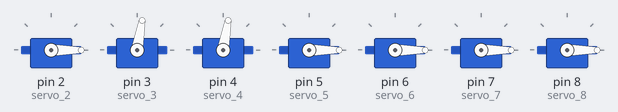
The sketch below on a simulated Arduino Uno, built with avr-gcc and run on an emulated ATmega328P. Parts: 7 × servo.

Above: at 0.05 s.
At 2.0 s:
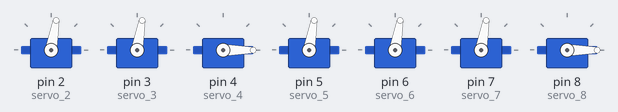
At 3.0 s:
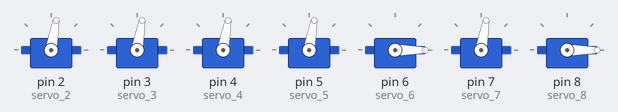
At 4.0 s:
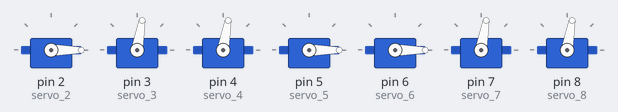
At 6.0 s:
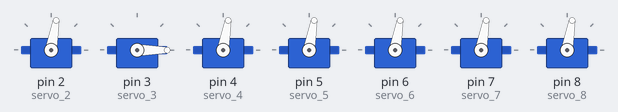
At 8.0 s:
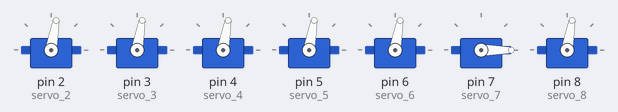
Timing chart, 0 to 10.4 s (numbered marks = the images above):
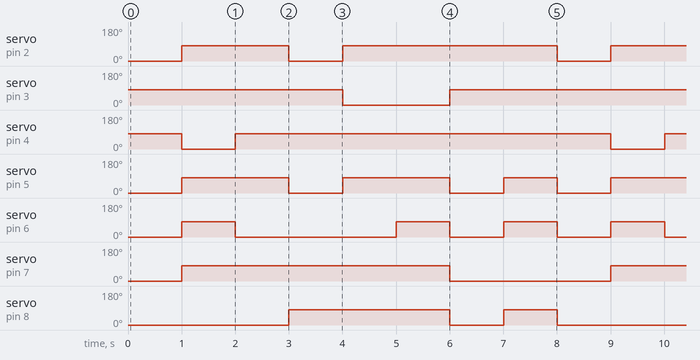

Measured:
- by itself, servo on pin 2 (servo_2): repeats every 8.0 s: 0° 1.0 s, 80° 4.0 s, 0° 1.0 s, 80° 2.0 s
- by itself, servo on pin 3 (servo_3): alternates 80° for 6.0 s and 0° for 2.0 s
- by itself, servo on pin 4 (servo_4): alternates 80° for 7.0 s and 0° for 1.0 s
- by itself, servo on pin 5 (servo_5): repeats every 8.0 s: 0° 1.0 s, 80° 2.0 s, 0° 1.0 s, 80° 1.0 s, 0° 1.0 s, 80° 2.0 s
- by itself, servo on pin 6 (servo_6): repeats every 8.0 s: 0° 3.0 s, 2 × (80° 1.0 s, 0° 1.0 s), 80° 1.0 s
- by itself, servo on pin 7 (servo_7): alternates 80° for 5.0 s and 0° for 3.0 s
- by itself, servo on pin 8 (servo_8): repeats every 8.0 s: 0° 1.0 s, 80° 1.0 s, 0° 3.0 s, 80° 3.0 s

The sketch:

7Segmenti.ino
```cpp
#include <Servo.h>

Servo servo_2;

Servo servo_3;

Servo servo_4;

Servo servo_5;

Servo servo_6;

Servo servo_7;

Servo servo_8;

void setup()
{
  servo_2.attach(2);

  servo_3.attach(3);

  servo_4.attach(4);

  servo_5.attach(5);

  servo_6.attach(6);

  servo_7.attach(7);

  servo_8.attach(8);

}

void loop()
{
  servo_2.write(0);
  servo_3.write(80);
  servo_4.write(80);
  servo_5.write(0);
  servo_6.write(0);
  servo_7.write(0);
  servo_8.write(0);
  delay(1000); // Wait for 1000 millisecond(s)
  servo_2.write(80);
  servo_3.write(80);
  servo_4.write(0);
  servo_5.write(80);
  servo_6.write(80);
  servo_7.write(80);
  servo_8.write(0);
  delay(1000); // Wait for 1000 millisecond(s)
  servo_2.write(80);
  servo_3.write(80);
  servo_4.write(80);
  servo_5.write(80);
  servo_6.write(0);
  servo_7.write(80);
  servo_8.write(0);
  delay(1000); // Wait for 1000 millisecond(s)
  servo_2.write(0);
  servo_3.write(80);
  servo_4.write(80);
  servo_5.write(0);
  servo_6.write(0);
  servo_7.write(80);
  servo_8.write(80);
  delay(1000); // Wait for 1000 millisecond(s)
  servo_2.write(80);
  servo_3.write(0);
  servo_4.write(80);
  servo_5.write(80);
  servo_6.write(0);
  servo_7.write(80);
  servo_8.write(80);
  delay(1000); // Wait for 1000 millisecond(s)
  servo_2.write(80);
  servo_3.write(0);
  servo_4.write(80);
  servo_5.write(80);
  servo_6.write(80);
  servo_7.write(80);
  servo_8.write(80);
  delay(1000); // Wait for 1000 millisecond(s)
  servo_2.write(80);
  servo_3.write(80);
  servo_4.write(80);
  servo_5.write(0);
  servo_6.write(0);
  servo_7.write(0);
  servo_8.write(0);
  delay(1000); // Wait for 1000 millisecond(s)
  servo_2.write(80);
  servo_3.write(80);
  servo_4.write(80);
  servo_5.write(80);
  servo_6.write(80);
  servo_7.write(0);
  servo_8.write(80);
  delay(1000); // Wait for 1000 millisecond(s)
  servo_2.write(80);
  servo_3.write(80);
  servo_4.write(80);
  servo_5.write(0);
  servo_6.write(0);
  servo_7.write(80);
  servo_8.write(80);
}
```
